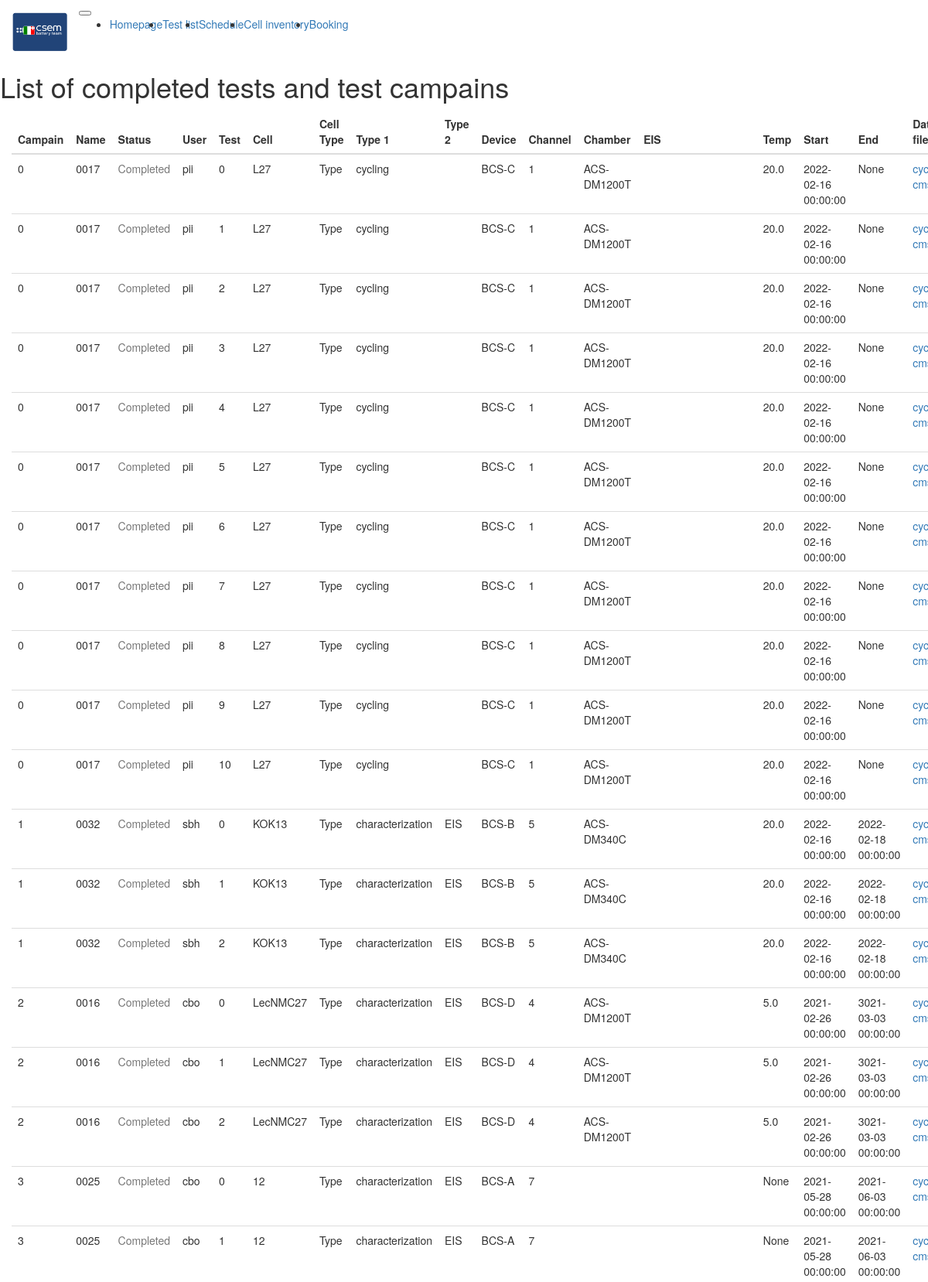
The app's page /tests_list (upper part) with its own data.
### app/models.py (models this page shows, shortened)
class Campaign(db.Model):
    __tablename__ = 'campaign'
    id            = db.Column(db.Integer,primary_key=True)
    name          = db.Column(db.String(64),index=True)
    description   = db.Column(db.String(512))
    project       = db.Column(db.Integer, db.ForeignKey('project.id'))
    campaign_id      = db.relationship('Test', backref='test_campaign',lazy='dynamic',foreign_keys="Test.campaign_id")

class User(db.Model):
    __tablename__  = 'user'
    id             =  db.Column(db.Integer,primary_key=True)
    username       = db.Column(db.String(64),index=True,unique=True)
    password_hash  = db.Column(db.String(64))
    test_id      = db.relationship('Test', backref='user',lazy='dynamic',foreign_keys="Test.user_id")
    def __repr__(self):
        return '{}'.format(self.username)

class Cell(db.Model):
    __tablename__ = 'cell'
    id            = db.Column(db.Integer,primary_key=True)
    name          = db.Column(db.String(64),unique=True)
    model_id      = db.Column(db.Integer, db.ForeignKey('cell_type.id'))
    purchase_date = db.Column(db.DateTime(timezone=True))
    under_use     = db.Column(db.Boolean)
    location      = db.Column(db.String(64))
    single_test      = db.relationship('SingleTest', backref='single_test+_id',lazy='dynamic',foreign_keys="SingleTest.cell_id")

class Test_type(db.Model):
    __tablename__ = 'test_type'
    id            = db.Column(db.Integer,primary_key=True)
    name          = db.Column(db.String(64),index=True)
    type1_id      = db.relationship('Test', backref='test_type1',lazy='dynamic',foreign_keys="Test.type_1")
    type2_id      = db.relationship('Test', backref='test_type2',lazy='dynamic',foreign_keys="Test.type_2")

class Device(db.Model):
    __tablename__   = 'device'
    id              = db.Column(db.Integer,primary_key=True)
    name            = db.Column(db.String(64),index=True,unique=True)
    number_channels = db.Column(db.Integer)
    company         = db.Column(db.String(64))
    datasheet_link  = db.Column(db.String(64))
    details         = db.Column(db.String(64))
    type            = db.relationship("Device_type", secondary=device_type_identifier)
    channel_id      = db.relationship('Channel', backref='device_channel',lazy='dynamic',foreign_keys="Channel.device_id")

class Channel(db.Model):
    __tablename__ = 'channel'
    id            = db.Column(db.Integer,primary_key=True)
    chan_number   = db.Column(db.Integer)
    status        = db.Column(db.Boolean)
    device_id     = db.Column(db.Integer, db.ForeignKey('device.id'))
    single_test_id = db.relationship('SingleTest', backref='channel_test',lazy='dynamic',foreign_keys="SingleTest.channel_id")
    def __repr__(self):
        return '{}'.format(self.chan_number)

class Test(db.Model):
    __tablename__ = 'test'
    id            = db.Column(db.Integer,primary_key=True)
    name          = db.Column(db.String(64))
    description   = db.Column(db.String(512))
    start         = db.Column(db.DateTime(timezone=True))
    end           = db.Column(db.DateTime(timezone=True))
    temp          = db.Column(db.Float)
    active        = db.Column(db.Boolean)
    user_id       = db.Column(db.Integer, db.ForeignKey('user.id'))
    campaign_id   = db.Column(db.Integer, db.ForeignKey('campaign.id'))
    type_2        = db.Column(db.Integer, db.ForeignKey('test_type.id'))
    type_1        = db.Column(db.Integer, db.ForeignKey('test_type.id'))
    devices       = db.relationship("Device", secondary=device_enaged_identifier)
    singleTests   = db.relationship('SingleTest', backref='batch_list',lazy='dynamic',foreign_keys="SingleTest.test_id")

### app/routes.py (the view)
@app.route('/tests_list', methods=['GET'])
def tests_list_get():
    campaings = []
    for campaign in Campaign.query.all():
        campaign_ = {'name':campaign.name, 'project':campaign.project}
        tests = []
        for test in Test.query.filter_by(campaign_id=campaign.id):
            test_ = {}
            for device in test.devices:
                if "chamber" in str(device.type[0]):
                    test_['chamber'] = device.name
                elif "EIS" in str(device.type[0]):
                    test_['eis']=device.name
            for single in SingleTest.query.filter_by(test_id=test.id).all():
                channel = Channel.query.filter_by(id =single.channel_id).first()
                try:
                    test_[ 'type_1']  = Test_type.query.filter_by(id=test.type_1).first().name
                except:
                    pass
                try:
                    test_[ 'type_2']  = Test_type.query.filter_by(id=test.type_2).first().name
                except:
                    pass
                test_[ 'start' ]  = test.start
                test_[ 'end'   ]  = test.end
                test_[ 'user'  ]  = test.user
                test_[ 'temp'  ]  = test.temp
                test_[ 'channel'] = channel
                test_[ 'device']  = Device.query.filter_by(id=channel.device_id).first().name
                test_[ 'cycler']  = single.cycler_file
                test_[ 'cms']     = single.prototype_file
                test_[ 'cell' ]   = Cell.query.filter_by(id=single.cell_id).first().name
                tests.append(test_)
        campaign_['tests']=tests
        campaings.append(campaign_)
    return render_template('test_list.html', title="Test details", campains = campaings)

### app/models.py (called while the page is built)
     def __repr__(self):
        return '{}'.format(self.name)

### app/routes.py (called while the page is built)
@app.context_processor
def inject_enumerate():
    return dict(enumerate=enumerate)

@app.context_processor
def inject_str():
    return dict(str=str)

@app.context_processor
def inject_urlencode():
    return dict(urlencode=urlencode)

### app/templates/test_list.html (shortened to what this page needs)
{% extends "base.html" %}
{% import "bootstrap/wtf.html" as wtf %}
{% block content %}
<div class="row container-fluid mt-3">
<div class="col-10">
  <h1>List of completed tests and test campains</h1>
  <div class="container-fluid mt-3" >
    <table id="table" class="table table-hover"
          data-toggle="table"
          data-filter-control="true"
          data-show-search-clear-button="true"
          data-show-columns="true"
          data-show-columns-toggle-all="true"
          data-sortable="true"
          data-pagination="true"
          >
        <thead class="thead-light">
          <tr>
            <th data-field="columnA" data-filter-control="input">Campain</th>
            <th data-field="columnB" data-filter-control="select">Name</th>
            <th data-field="columnC" data-filter-control="select">Status</th>
            <th data-field="columnD" data-filter-control="select">User</th>
            <th>Test</th>
            <th data-field="columnF" data-filter-control="input">Cell</th>
            <th data-field="columnG" data-filter-control="select">Cell Type</th>
            <th data-field="columnH" data-filter-control="select">Type 1</th>
            <th data-field="columnI" data-filter-control="select">Type 2</th>
            <th data-field="columnJ" data-filter-control="select">Device</th>
            <th data-field="columnK" data-filter-control="input">Channel</th>
            <th data-field="columnL" data-filter-control="select">Chamber</th>
            <th data-field="columnM" data-filter-control="select">EIS</th>
            <th data-field="columnN" data-filter-control="input">Temp</th>
            <th data-field="columnO" data-filter-control="input">Start</th>
            <th data-field="columnP" data-filter-control="input">End</th>
            <th>Data files</th>
          </tr>
        </thead>
        <tbody>
          {% for i, campain in enumerate(campains) %}
            {% for j, test in enumerate(campain.tests) %}
                <tr >
                <td>{{ i }}</td>
                <td>{{ campain.name }}</td>
                <td>
                  {% if campain.status == True %}
                  <p class="text-warning">On-going</p>
                  {% else %}
                  <p class="text-muted">Completed</p>
                  {% endif %}
                </td>
                <td>{{ test.user }}</td>
                <td>{{ j }}</td>
                <td>{{ test.cell }}</td>
                <td> Type </td>
                <td>{{ test.type_1 }}</td>
                <td>{{ test.type_2 }}</td>
                <td>{{ test.device }}</td>
                <td>{{ test.channel }}</td>
                <td>{{ test.chamber }}</td>
                <td>{{ test.eis }}</td>
                <td>{{ test.temp }}</td>
                <td>{{ test.start }}</td>
                <td>{{ test.end }}</td>
                <td><a href="/download/{{ test.cycler  }}" class="text-primary">cycler </a> </br>
                    <a href="/download/{{ test.cms  }}" class="text-primary">cms </a> </td>
                </tr>
            {% endfor %}
          {% endfor %}
        </tbody>
      </table>
    </div>
</div>
</div>
{% endblock %}

### app/templates/base.html (shortened to what this page needs)
{% extends 'bootstrap/base.html' %}
{% block navbar %}
<nav class="navbar navbar-expand-lg navbar-light bg-light">
  <a class="navbar-brand js-scroll-trigger"> <img alt="Battery Team" src="{{ url_for('static', filename='pictures/bat_team_01.png') }}" height="50"></a>
  <button class="navbar-toggler" type="button" data-toggle="collapse" data-target="#navbarNav" aria-controls="navbarNav" aria-expanded="false" aria-label="Toggle navigation">
  </button>
  <div class="collapse navbar-collapse" id="navbarNav">
    <ul class="navbar-nav">
      <li class="nav-item active">
        <a class="nav-link" href="/index">Homepage</a>
      </li>
      <li class="nav-item">
        <a class="nav-link" href="/tests_list">Test list</a>
      </li>
      <li class="nav-item">
        <a class="nav-link" href="/schedule">Schedule</a>
      </li>
      <li class="nav-item">
        <a class="nav-link" href="/cells" >Cell inventory</a>
      </li>
      <li class="nav-item">
        <a class="nav-link" href="/booking" >Booking</a>
      </li>
    </ul>
  </div>
</nav>
{% endblock %}

### records on screen
Campaign: name "0017" "0017" "0017" "0017" "0017" "0017" "0017" "0017" "0017" "0017" "0017"
User: user "pii" "pii" "pii" "pii" "pii" "pii" "pii" "pii" "pii" "pii" "pii"
Cell: cell "L27" "L27" "L27" "L27" "L27" "L27" "L27" "L27" "L27" "L27" "L27"
Test_type: type_1 "cycling" "cycling" "cycling" "cycling" "cycling" "cycling" "cycling" "cycling" "cycling" "cycling" "cycling"
Device: device "BCS-C" "BCS-C" "BCS-C" "BCS-C" "BCS-C" "BCS-C" "BCS-C" "BCS-C" "BCS-C" "BCS-C" "BCS-C"
Channel: channel "1" "1" "1" "1" "1" "1" "1" "1" "1" "1" "1"
Device: chamber "ACS-DM1200T" "ACS-DM1200T" "ACS-DM1200T" "ACS-DM1200T" "ACS-DM1200T" "ACS-DM1200T" "ACS-DM1200T" "ACS-DM1200T" "ACS-DM1200T" "ACS-DM1200T" "ACS-DM1200T" "ACS-DM1200T" "ACS-DM1200T" "ACS-DM1200T"
Test: temp "20.0" "20.0" "20.0" "20.0" "20.0" "20.0" "20.0" "20.0" "20.0" "20.0" "20.0", start "2022-02-16 00:00:00" "2022-02-16 00:00:00" "2022-02-16 00:00:00" "2022-02-16 00:00:00" "2022-02-16 00:00:00" "2022-02-16 00:00:00" "2022-02-16 00:00:00" "2022-02-16 00:00:00" "2022-02-16 00:00:00" "2022-02-16 00:00:00" "2022-02-16 00:00:00"
Campaign: name "0032" "0032" "0032"
User: user "sbh" "sbh" "sbh"
Cell: cell "KOK13" "KOK13" "KOK13"
Test_type: type_1 "characterization" "characterization" "characterization" "characterization" "characterization" "characterization" "characterization" "characterization"
Test_type: type_2 "EIS" "EIS" "EIS" "EIS" "EIS" "EIS" "EIS" "EIS"
Device: device "BCS-B" "BCS-B" "BCS-B"
Channel: channel "5" "5" "5"
Device: chamber "ACS-DM340C" "ACS-DM340C" "ACS-DM340C"
Test: temp "20.0" "20.0" "20.0", start "2022-02-16 00:00:00" "2022-02-16 00:00:00" "2022-02-16 00:00:00", end "2022-02-18 00:00:00" "2022-02-18 00:00:00" "2022-02-18 00:00:00"
Campaign: name "0016" "0016" "0016"
User: user "cbo" "cbo" "cbo" "cbo" "cbo"
Cell: cell "LecNMC27" "LecNMC27" "LecNMC27"
Device: device "BCS-D" "BCS-D" "BCS-D"
Channel: channel "4" "4" "4"
Test: temp "5.0" "5.0" "5.0", start "2021-02-26 00:00:00" "2021-02-26 00:00:00" "2021-02-26 00:00:00", end "3021-03-03 00:00:00" "3021-03-03 00:00:00" "3021-03-03 00:00:00"
Campaign: name "0025" "0025"
Cell: cell "12" "12"
Device: device "BCS-A" "BCS-A"
Channel: channel "7" "7"
Test: start "2021-05-28 00:00:00" "2021-05-28 00:00:00", end "2021-06-03 00:00:00" "2021-06-03 00:00:00"

### other values on screen
{{ i }} "0" "0" "0" "0" "0" "0" "0" "0" "0" "0" "0" "1" "1" "1" "2" "2" "2" "3" "3"
{{ j }} "0" "1" "2" "3" "4" "5" "6" "7" "8" "9" "10" "0" "1" "2" "0" "1" "2" "0" "1"
{{ test.end }} "None" "None" "None" "None" "None" "None" "None" "None" "None" "None" "None"
{{ test.temp }} "None" "None"
